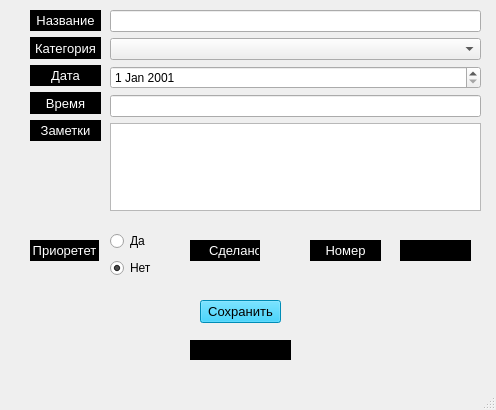
<?xml version="1.0" encoding="UTF-8"?>
<ui version="4.0">
 <class>MainWindow</class>
 <widget class="QMainWindow" name="MainWindow">
  <property name="geometry">
   <rect>
    <x>0</x>
    <y>0</y>
    <width>496</width>
    <height>410</height>
   </rect>
  </property>
  <property name="sizePolicy">
   <sizepolicy hsizetype="Preferred" vsizetype="Ignored">
    <horstretch>0</horstretch>
    <verstretch>0</verstretch>
   </sizepolicy>
  </property>
  <property name="windowTitle">
   <string>MainWindow</string>
  </property>
  <widget class="QWidget" name="centralwidget">
   <widget class="QCheckBox" name="checkBox_task">
    <property name="geometry">
     <rect>
      <x>190</x>
      <y>240</y>
      <width>70</width>
      <height>21</height>
     </rect>
    </property>
    <property name="font">
     <font>
      <pointsize>10</pointsize>
     </font>
    </property>
    <property name="styleSheet">
     <string notr="true">background-color: rgb(0, 0, 0);
color: rgb(255, 255, 255);</string>
    </property>
    <property name="text">
     <string>Сделано</string>
    </property>
   </widget>
   <widget class="QPushButton" name="save_task">
    <property name="geometry">
     <rect>
      <x>200</x>
      <y>300</y>
      <width>81</width>
      <height>23</height>
     </rect>
    </property>
    <property name="font">
     <font>
      <pointsize>10</pointsize>
     </font>
    </property>
    <property name="styleSheet">
     <string notr="true">background-color: rgb(0, 196, 255);</string>
    </property>
    <property name="text">
     <string>Сохранить</string>
    </property>
   </widget>
   <widget class="QLabel" name="label_save">
    <property name="geometry">
     <rect>
      <x>190</x>
      <y>340</y>
      <width>101</width>
      <height>20</height>
     </rect>
    </property>
    <property name="font">
     <font>
      <pointsize>10</pointsize>
     </font>
    </property>
    <property name="styleSheet">
     <string notr="true">background-color: rgb(0, 0, 0);
color: rgb(255, 255, 255);</string>
    </property>
    <property name="text">
     <string/>
    </property>
    <property name="alignment">
     <set>Qt::AlignCenter</set>
    </property>
   </widget>
   <widget class="QLabel" name="label_id_task">
    <property name="geometry">
     <rect>
      <x>400</x>
      <y>240</y>
      <width>71</width>
      <height>21</height>
     </rect>
    </property>
    <property name="font">
     <font>
      <pointsize>10</pointsize>
     </font>
    </property>
    <property name="styleSheet">
     <string notr="true">background-color: rgb(0, 0, 0);
color: rgb(255, 255, 255);</string>
    </property>
    <property name="text">
     <string/>
    </property>
    <property name="alignment">
     <set>Qt::AlignCenter</set>
    </property>
   </widget>
   <widget class="QWidget" name="verticalLayoutWidget">
    <property name="geometry">
     <rect>
      <x>110</x>
      <y>230</y>
      <width>51</width>
      <height>51</height>
     </rect>
    </property>
    <layout class="QVBoxLayout" name="layout_1">
     <item>
      <widget class="QRadioButton" name="priorty_yes_task">
       <property name="styleSheet">
        <string notr="true"/>
       </property>
       <property name="text">
        <string>Да</string>
       </property>
       <property name="checked">
        <bool>false</bool>
       </property>
       <attribute name="buttonGroup">
        <string notr="true">radio_buttons_group</string>
       </attribute>
      </widget>
     </item>
     <item>
      <widget class="QRadioButton" name="priorty_not_task">
       <property name="styleSheet">
        <string notr="true"/>
       </property>
       <property name="text">
        <string>Нет</string>
       </property>
       <property name="checked">
        <bool>true</bool>
       </property>
       <attribute name="buttonGroup">
        <string notr="true">radio_buttons_group</string>
       </attribute>
      </widget>
     </item>
    </layout>
   </widget>
   <widget class="QWidget" name="verticalLayoutWidget_2">
    <property name="geometry">
     <rect>
      <x>110</x>
      <y>10</y>
      <width>371</width>
      <height>201</height>
     </rect>
    </property>
    <layout class="QVBoxLayout" name="layuot_2">
     <item>
      <widget class="QLineEdit" name="name_task"/>
     </item>
     <item>
      <widget class="QComboBox" name="combo_categories_task"/>
     </item>
     <item>
      <widget class="QDateEdit" name="date_task">
       <property name="dateTime">
        <datetime>
         <hour>0</hour>
         <minute>0</minute>
         <second>7</second>
         <year>2001</year>
         <month>1</month>
         <day>1</day>
        </datetime>
       </property>
       <property name="maximumTime">
        <time>
         <hour>21</hour>
         <minute>59</minute>
         <second>59</second>
        </time>
       </property>
       <property name="calendarPopup">
        <bool>false</bool>
       </property>
       <property name="date">
        <date>
         <year>2001</year>
         <month>1</month>
         <day>1</day>
        </date>
       </property>
      </widget>
     </item>
     <item>
      <widget class="QLineEdit" name="time_task">
       <property name="readOnly">
        <bool>false</bool>
       </property>
      </widget>
     </item>
     <item>
      <widget class="QPlainTextEdit" name="text_notes_task"/>
     </item>
    </layout>
   </widget>
   <widget class="QWidget" name="verticalLayoutWidget_3">
    <property name="geometry">
     <rect>
      <x>30</x>
      <y>10</y>
      <width>71</width>
      <height>131</height>
     </rect>
    </property>
    <layout class="QVBoxLayout" name="layout_3">
     <item>
      <widget class="QLabel" name="label_name_task">
       <property name="font">
        <font>
         <pointsize>10</pointsize>
        </font>
       </property>
       <property name="styleSheet">
        <string notr="true">background-color: rgb(0, 0, 0);
color: rgb(255, 255, 255);</string>
       </property>
       <property name="text">
        <string>Название</string>
       </property>
       <property name="alignment">
        <set>Qt::AlignCenter</set>
       </property>
      </widget>
     </item>
     <item>
      <widget class="QLabel" name="label_category_task">
       <property name="font">
        <font>
         <pointsize>10</pointsize>
        </font>
       </property>
       <property name="styleSheet">
        <string notr="true">background-color: rgb(0, 0, 0);
color: rgb(255, 255, 255);</string>
       </property>
       <property name="text">
        <string>Категория</string>
       </property>
       <property name="alignment">
        <set>Qt::AlignCenter</set>
       </property>
      </widget>
     </item>
     <item>
      <widget class="QLabel" name="label_date_task">
       <property name="font">
        <font>
         <pointsize>10</pointsize>
        </font>
       </property>
       <property name="styleSheet">
        <string notr="true">background-color: rgb(0, 0, 0);
color: rgb(255, 255, 255);</string>
       </property>
       <property name="text">
        <string>Дата</string>
       </property>
       <property name="alignment">
        <set>Qt::AlignCenter</set>
       </property>
      </widget>
     </item>
     <item>
      <widget class="QLabel" name="label_time_task">
       <property name="font">
        <font>
         <pointsize>10</pointsize>
        </font>
       </property>
       <property name="styleSheet">
        <string notr="true">background-color: rgb(0, 0, 0);
color: rgb(255, 255, 255);</string>
       </property>
       <property name="text">
        <string>Время</string>
       </property>
       <property name="alignment">
        <set>Qt::AlignCenter</set>
       </property>
      </widget>
     </item>
     <item>
      <widget class="QLabel" name="label_notes_task">
       <property name="font">
        <font>
         <pointsize>10</pointsize>
        </font>
       </property>
       <property name="styleSheet">
        <string notr="true">background-color: rgb(0, 0, 0);
color: rgb(255, 255, 255);</string>
       </property>
       <property name="text">
        <string>Заметки</string>
       </property>
       <property name="alignment">
        <set>Qt::AlignCenter</set>
       </property>
      </widget>
     </item>
    </layout>
   </widget>
   <widget class="QLabel" name="label_priorty">
    <property name="geometry">
     <rect>
      <x>30</x>
      <y>240</y>
      <width>69</width>
      <height>21</height>
     </rect>
    </property>
    <property name="font">
     <font>
      <pointsize>10</pointsize>
     </font>
    </property>
    <property name="styleSheet">
     <string notr="true">background-color: rgb(0, 0, 0);
color: rgb(255, 255, 255);</string>
    </property>
    <property name="text">
     <string>Приоретет</string>
    </property>
    <property name="alignment">
     <set>Qt::AlignCenter</set>
    </property>
   </widget>
   <widget class="QLabel" name="label_number_task">
    <property name="geometry">
     <rect>
      <x>310</x>
      <y>240</y>
      <width>71</width>
      <height>21</height>
     </rect>
    </property>
    <property name="font">
     <font>
      <pointsize>10</pointsize>
     </font>
    </property>
    <property name="styleSheet">
     <string notr="true">background-color: rgb(0, 0, 0);
color: rgb(255, 255, 255);</string>
    </property>
    <property name="text">
     <string>Номер</string>
    </property>
    <property name="alignment">
     <set>Qt::AlignCenter</set>
    </property>
   </widget>
  </widget>
  <widget class="QMenuBar" name="menubar">
   <property name="geometry">
    <rect>
     <x>0</x>
     <y>0</y>
     <width>496</width>
     <height>21</height>
    </rect>
   </property>
  </widget>
  <widget class="QStatusBar" name="statusbar"/>
 </widget>
 <resources/>
 <connections/>
 <buttongroups>
  <buttongroup name="radio_buttons_group"/>
 </buttongroups>
</ui>
